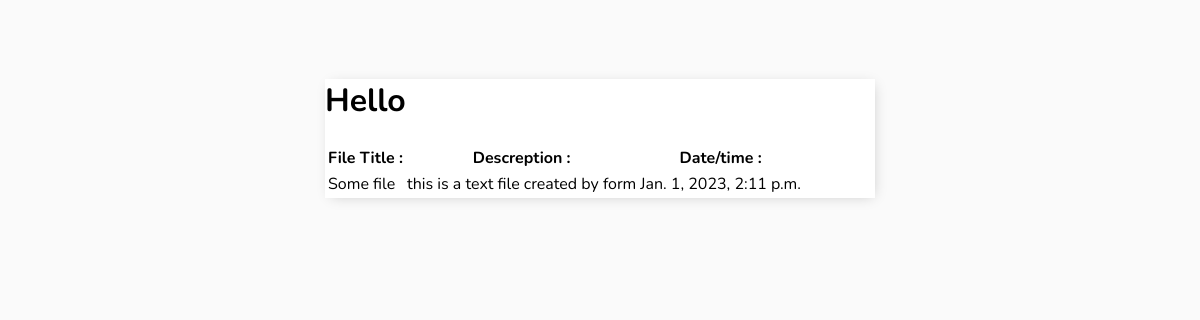
Page /file/3 (signed in) on the committed database.
### core/models.py (models this page shows, shortened)
class FilesData(models.Model):
    user= models.ForeignKey(User , on_delete=models.CASCADE)
    title=models.CharField(max_length=200)
    descreption=models.TextField(null=True,blank=True)
    create_datetime= models.DateTimeField(auto_now_add=True)
    document=models.FileField(upload_to='documents/',default=None)
    class Meta:
        ordering=['create_datetime']

### core/views.py (the view)
# urls.py: path('file/<int:pk>',FileDetail.as_view(),name='filedetail'),
class FileDetail(LoginRequiredMixin,DetailView):
    model=FilesData
    context_object_name='file_detail'

### core/templates/core/filesdata_detail.html
{% extends 'core/main.html' %}
{% block content %}
<h1>Hello</h1>
<table>
    <tr>
        <th>File Title :</th>
        <th>Descreption :</th>
        <th>Date/time :</th>
    </tr>
    <tr>
        <td>{{file_detail.title}}</td>
        <td>{{file_detail.descreption}}</td>
        <td>{{file_detail.create_datetime}}</td>
    </tr>
</table>
{% endblock content %}

### core/templates/core/main.html (style rules this page uses)
body { background-color: #fafafa; font-family: 'Nunito', sans-serif; padding-top: 50px; }

### rows in the picture
FilesData: title "Some file", descreption "this is a text file created by form", create_datetime "Jan. 1, 2023, 2:11 p.m."
